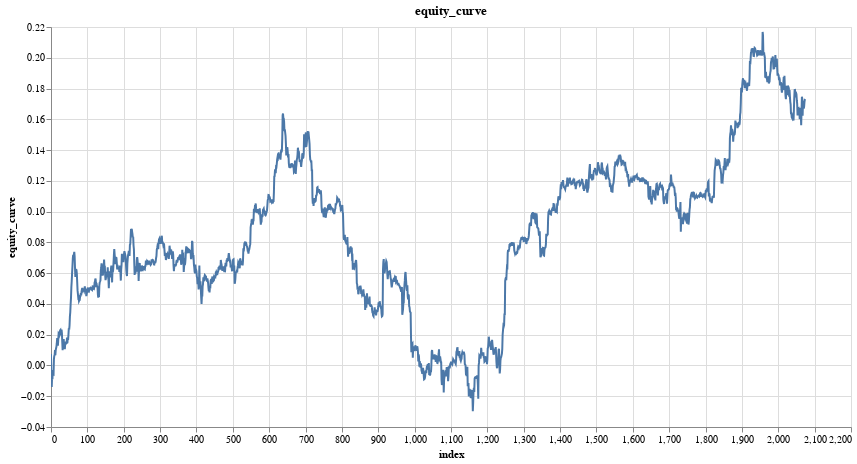

Write notebook code for a chart like this one.
### Code cell
research.plot_column(model_trades, 'equity_curve')

### Figure 1 — Vega-Lite specification as saved in the notebook (floating-point values rounded to 4 significant figures; data arrays with more than 128 entries replaced by an {"elided": "..."} marker saying what was removed)
{"config": {"view": {"continuousWidth": 300, "continuousHeight": 300}}, "data": {"name": "data-314e22a17d47604c033dd88dc1adabab"}, "mark": {"type": "line", "tooltip": true}, "encoding": {"x": {"field": "index", "type": "quantitative"}, "y": {"field": "equity_curve", "type": "quantitative"}}, "height": 400, "params": [{"name": "param_7", "select": {"type": "interval", "encodings": ["x", "y"]}, "bind": "scales"}], "title": "equity_curve", "width": 800, "$schema": "https://vega.github.io/schema/vega-lite/v5.20.1.json", "datasets": {"data-314e22a17d47604c033dd88dc1adabab": {"elided": "2075 records"}}}
